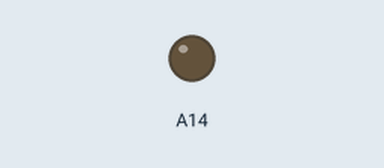
Recording of a sketch running on a simulated Arduino Mega 2560, built with avr-gcc and run on an emulated ATmega2560. Shown: output pins drawn as LEDs (lit = HIGH).

Above: at 0.2 s.
At 39.0 s:
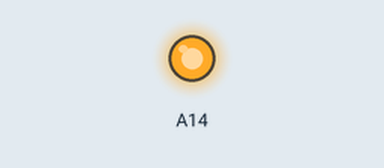
Timing chart, 0 to 40.0 s (numbered marks = the images above):
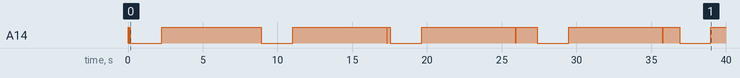

The sketch:

Tentarantula__MOD4indx_Menthinfor.ino
```cpp
void setup(){}

void loop(){

  for(int measure = 0; measure < 8; measure++){
  for(int loopy = 0; loopy < 16; loopy++){

    if(measure == 0 || measure == 4){
      for(int kick = 0; kick < 8*loopy; kick++){
      for(int i = 0; i < (512%kick); i++){
        delayMicroseconds(i/kick%loopy);
        analogWrite(A14,i);}}}

    int skunkmusket = loopy%measure;
    if(skunkmusket < 8){
       delayMicroseconds(skunkmusket*loopy);}
    for(int meeeleeepee = 0; meeeleeepee < 4; meeeleeepee++){
      meeeleeepee += (skunkmusket*4);
    for(int merlorpo = 0; merlorpo < meeeleeepee; merlorpo++){
      merlorpo += max(meeeleeepee,skunkmusket);
    for(int redic = 0; redic < skunkmusket; redic++){
    for(int freq = 0; freq < 8; freq++){
       freq ^= (meeeleeepee/4);
    for(int i = 0; i < merlorpo * 64 ; i++){
       delayMicroseconds(freq/(redic^merlorpo)*96);
       analogWrite(A14,i^merlorpo);
       redic %= (meeeleeepee);
       if(redic > 4){
         delayMicroseconds((freq*redic%merlorpo)/16);
         analogWrite(A14,i^redic);}
       if(skunkmusket < 2){
         delayMicroseconds((freq%redic^merlorpo)/4);
         analogWrite(A14,i^loopy);}
       }}}}}}}
}
```
